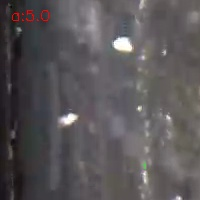
#> input picture image20.6222056775263742.jpg, 200 x 200 px
$ python -i MD_align_cam2_red.py   (imports and definitions only)
#> lines starting #> are read from the running program, lines starting #| are printed output that depends on the picture; after the words box and inside, x2 and y2 are one past the last pixel; in counts of white or black regions, pixels touching at a corner belong together
#> further down, picture is the input picture: shape (200, 200, 3); mean B, G, R 88, 85.9, 89.9
import random
import time

import cv2
import numpy as np
import msvcrt

import camera_utils

#2024.05.10 提交

# 全局变量
drawing = False  # 真如果鼠标被按下
mode = True  # 如果为真，绘制矩形。按'm'切换到曲线
ix, iy = -1, -1
circles = []  # 用于存储圆心和半径
circles_draw=[] #用于绘制的圆


# 鼠标回调函数
def draw_circle(event, x, y, flags, param):
    global ix, iy, drawing, img_temp, circles,img

    if event == cv2.EVENT_LBUTTONDOWN:
        drawing = True
        ix, iy = x, y
        img_temp = img.copy() # 复制图像以绘制预览圆

    elif event == cv2.EVENT_MOUSEMOVE:
        if drawing == True:
            img = img_temp.copy() # 恢复到未绘制圆的状态
            cv2.circle(img, (ix, iy), int(np.sqrt((x - ix)**2 + (y - iy)**2)), (0, 255, 0), 1) # 绘制预览圆

    elif event == cv2.EVENT_LBUTTONUP:
        drawing = False
        radius = int(np.sqrt((x - ix)**2 + (y - iy)**2))
        circles_draw.append((ix, iy, radius))
        cv2.circle(img, (ix, iy), radius, (0, 255, 0), 2) # 绘制最终圆


#定义一个函数，检索图像中的最大的封闭曲线
def find_MD_contour(image1):
    # 转换为灰度图像
    gray = cv2.cvtColor(image1, cv2.COLOR_BGR2GRAY)

    # 使用高斯滤波器平滑图像
    blur = cv2.GaussianBlur(gray, (5, 5), 0)

    _, thresh = cv2.threshold(blur, 150, 255, cv2.THRESH_BINARY + cv2.THRESH_OTSU)
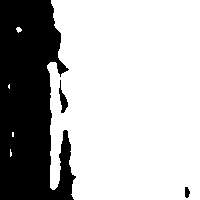
#> thresh: shape (200, 200); 71.2% white; 3 black regions, box (x1, y1, x2, y2) and area: (0, 0, 76, 200) 11333, (59, 80, 68, 113) 128, (185, 187, 190, 198) 43

    #执行膨胀
    kernel = cv2.getStructuringElement(cv2.MORPH_RECT, (10, 10))
    dilated = cv2.dilate(thresh, kernel)
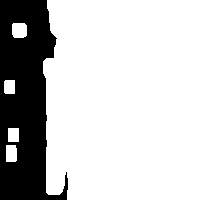
#> dilated: shape (200, 200); 77.6% white; 1 black region, box (x1, y1, x2, y2) and area: (0, 0, 68, 200) 8955


    # 闭运算
    kernel = cv2.getStructuringElement(cv2.MORPH_RECT, (5, 5))
    closed = cv2.morphologyEx(dilated, cv2.MORPH_OPEN, kernel)

#> (the run stopped early here; a loop or call above may not have finished)

$ run again, on vlcsnap.png
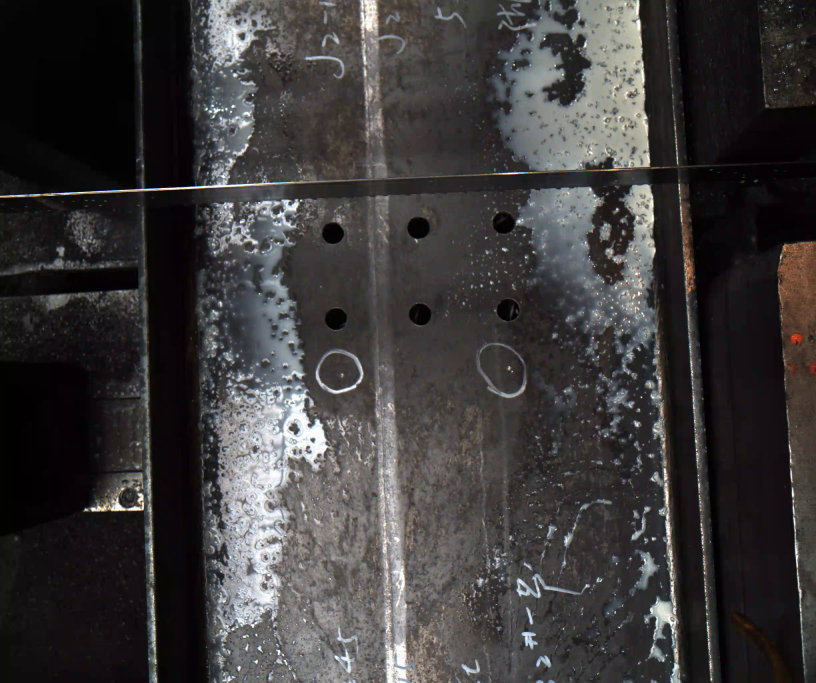
#> input picture vlcsnap.png, 2448 x 2048 px (shown at 1/3 size)
#> picture is the input picture: shape (2048, 2448, 3); mean B, G, R 59.1, 58.7, 61.1
#> in find_MD_contour, `_, thresh = cv2.threshold(blur, 150, 255, cv2.THRESH_BINARY + cv2.THRE..`:
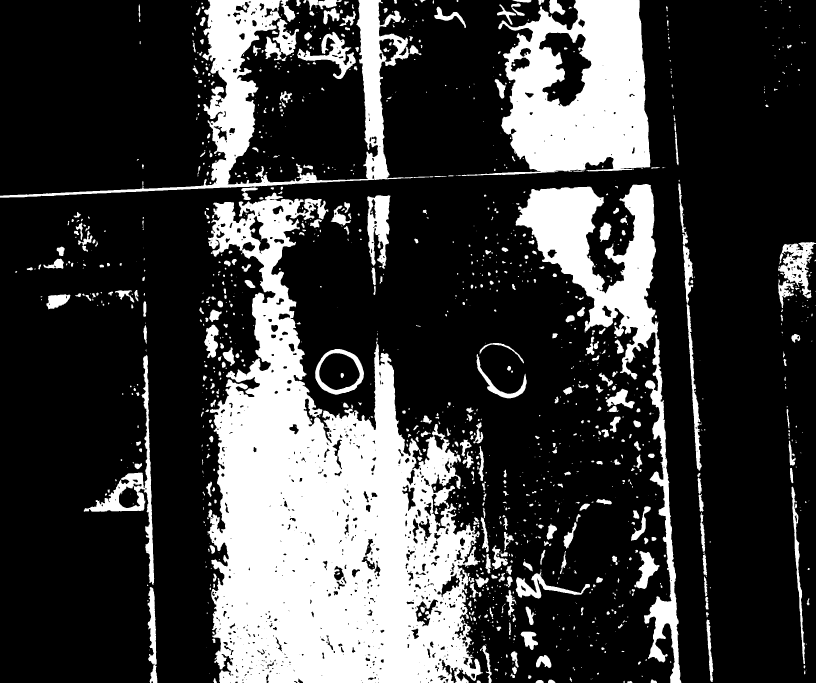
#> thresh: shape (2048, 2448) (shown at 1/3 size); 24.6% white; 1321 white regions (630 under 20 px), largest, box (x1, y1, x2, y2) and area: (622, 578, 1449, 2048) 642587, (1367, 0, 1951, 528) 167951, (1547, 552, 2044, 2048) 126647
#> in find_MD_contour, `dilated = cv2.dilate(thresh, kernel)`:
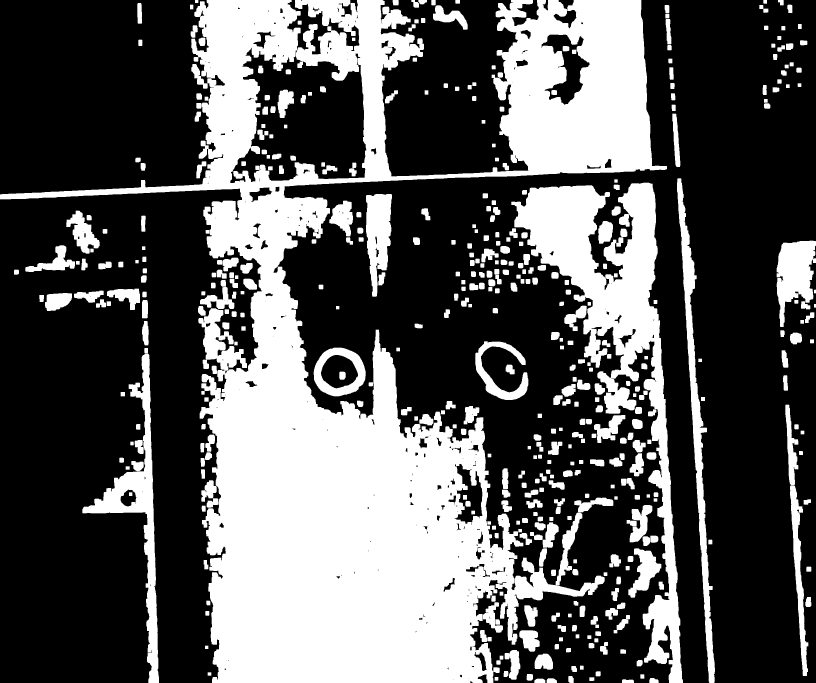
#> dilated: shape (2048, 2448) (shown at 1/3 size); 35.1% white; 464 white regions, largest, box (x1, y1, x2, y2) and area: (0, 0, 2001, 2048) 1235976, (1534, 548, 2049, 2048) 181322, (247, 1061, 477, 2048) 38845

$ run again, on vlcsnap2.png
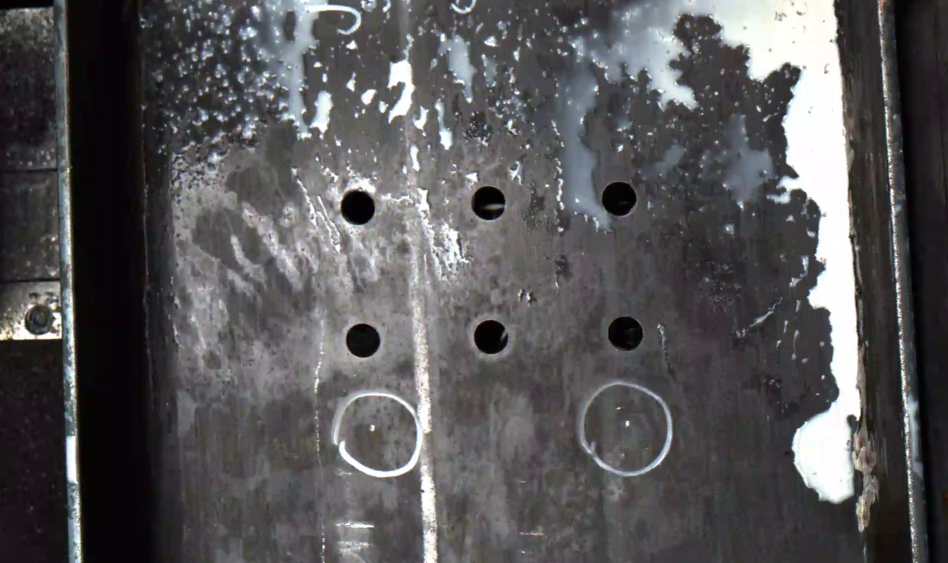
#> input picture vlcsnap2.png, 1895 x 1126 px (shown at 1/2 size)
#> picture is the input picture: shape (1126, 1895, 3); mean B, G, R 87.3, 85.3, 86.9
#> in find_MD_contour, `_, thresh = cv2.threshold(blur, 150, 255, cv2.THRESH_BINARY + cv2.THRE..`:
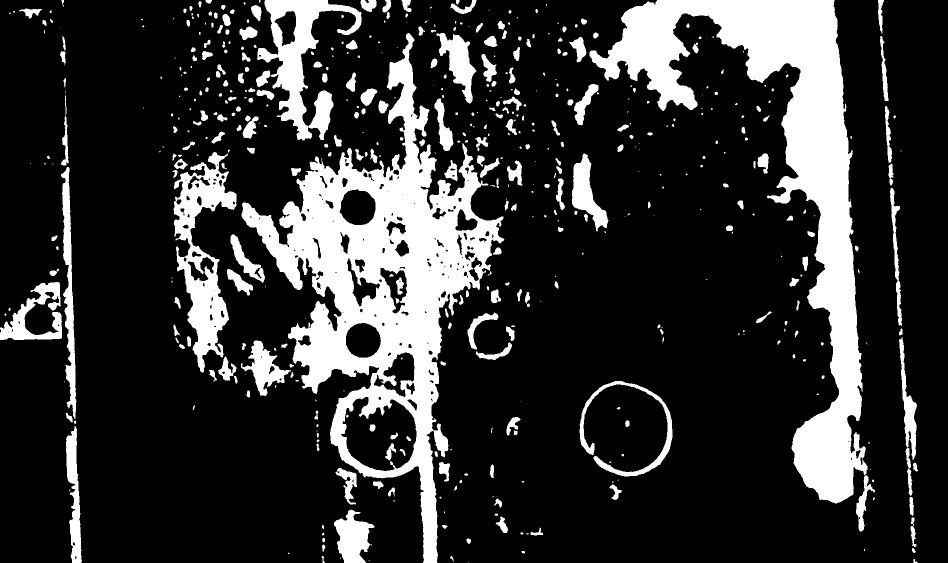
#> thresh: shape (1126, 1895) (shown at 1/2 size); 20% white; 527 white regions (202 under 20 px), largest, box (x1, y1, x2, y2) and area: (483, 66, 1009, 1126) 153831, (1179, 0, 1735, 1007) 132499, (347, 304, 473, 745) 21597
#> in find_MD_contour, `dilated = cv2.dilate(thresh, kernel)`:
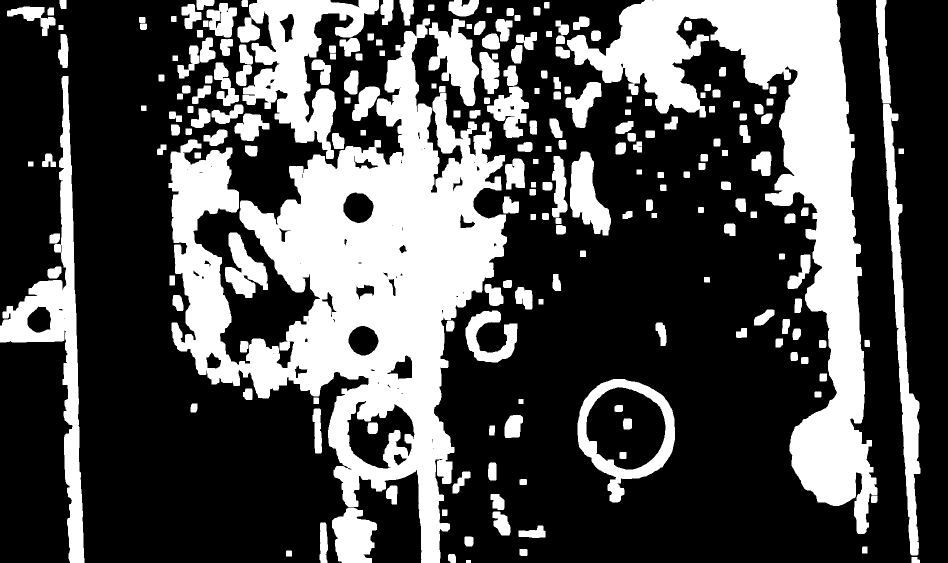
#> dilated: shape (1126, 1895) (shown at 1/2 size); 31.7% white; 214 white regions, largest, box (x1, y1, x2, y2) and area: (337, 37, 1014, 1126) 272482, (1134, 0, 1755, 1068) 162518, (475, 0, 758, 318) 36213
